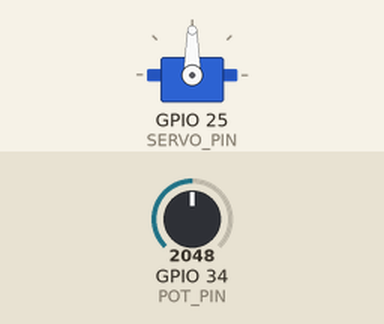
Recording of a sketch running on a simulated ESP32. On the bench: servo. The inputs (shaded band) are chosen by the test bench; at power-on: GPIO 34 (POT_PIN) = 2048.

Above: at 1.2 s.
1.3 s: GPIO 34 (POT_PIN) set to 2866
At 2.1 s:
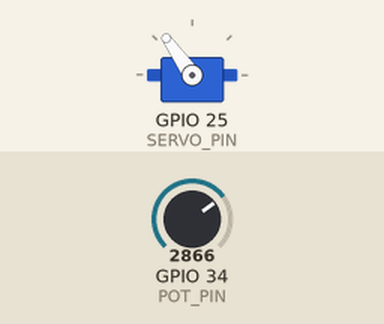
2.8 s: GPIO 34 (POT_PIN) set to 3603
At 3.4 s:
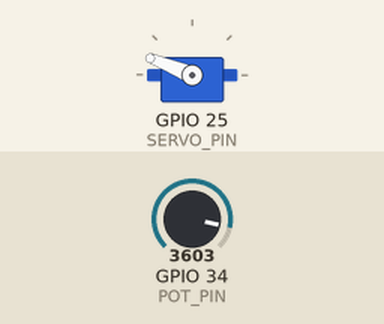
4.3 s: GPIO 34 (POT_PIN) set to 4095
At 4.7 s:
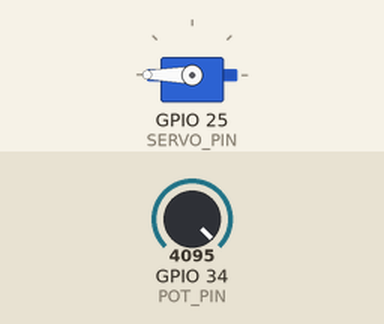
5.8 s: GPIO 34 (POT_PIN) set to 1228
At 7.0 s:
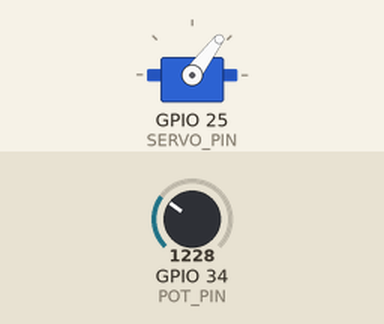
7.3 s: GPIO 34 (POT_PIN) set to 491
At 8.5 s:
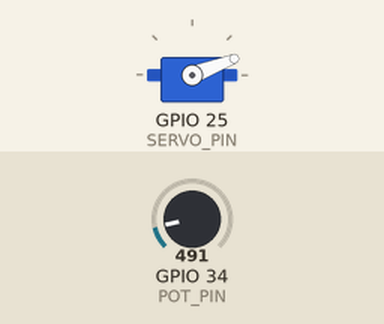
Timing chart, 0 to 9.8 s (numbered marks = the images above; inputs shaded):
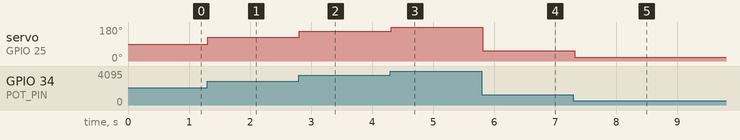

Measured:
- after the input at 1.3 s, servo on GPIO 25 (SERVO_PIN): 90° → 125° at once
- after the input at 2.8 s, servo on GPIO 25 (SERVO_PIN): 125° → 158° at once
- after the input at 4.3 s, servo on GPIO 25 (SERVO_PIN): 158° → 180° at once
- after the input at 5.8 s, servo on GPIO 25 (SERVO_PIN): 180° → 53° at once
- after the input at 7.3 s, servo on GPIO 25 (SERVO_PIN): 53° → 21° at once

The sketch:

sketch_feb3a_0203.ino
```cpp
#include <ESP32Servo.h>

// 定义引脚
#define SERVO_PIN 25
#define POT_PIN 34

Servo myServo;

void setup() {
  // 为避免定时器冲突，建议在 attach 前设置定时器
  myServo.setPeriodHertz(50); // 标准伺服电机使用50Hz
  myServo.attach(SERVO_PIN, 500, 2500); // 设置脉宽范围
  pinMode(POT_PIN, INPUT);
}

void loop() {
  int potValue = analogRead(POT_PIN);
  int angle = map(potValue, 0, 4095, 0, 180);
  myServo.write(angle);
  delay(50);
}
```
